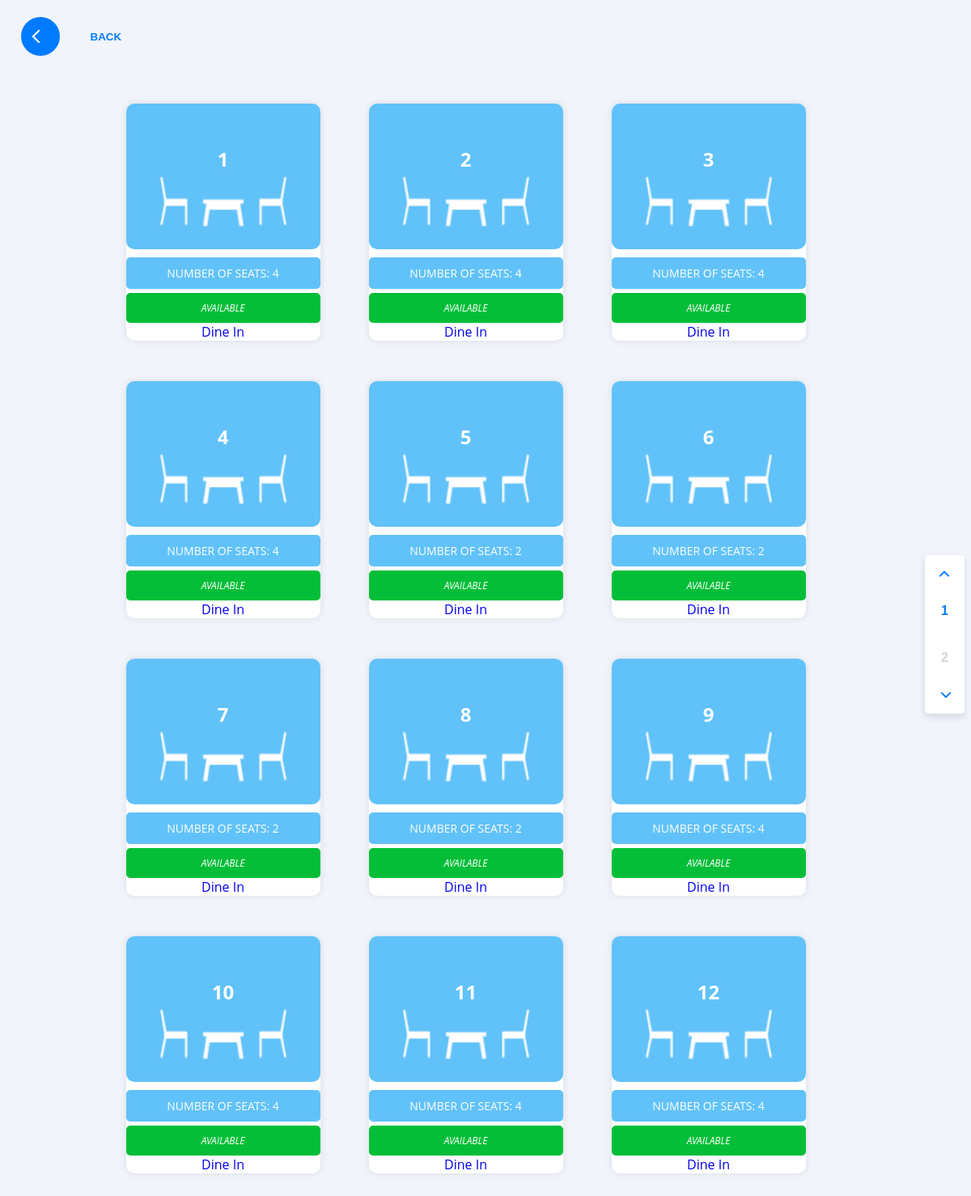
Screenshot of /tables.php?lantai=1 with the database file from the repository.
### tables this page shows
CREATE TABLE `meja` (
  `no_meja` int(2) NOT NULL,
  `jumlah_kursi` int(2) NOT NULL,
  `status_meja` varchar(25) NOT NULL,
  `lantai` int(2) NOT NULL
);

### tables.php (the view, shortened to what this page needs)
<?php
include_once("conn.php");
$targeted_floor = $_GET["lantai"];
$select_query="SELECT * FROM meja WHERE lantai=$targeted_floor";
$select_exec=$conn->query($select_query);
  ?>
<!DOCTYPE html>
<html lang="en">
<head>
    <link rel="stylesheet" href="viewtable.css">
</head>
<body>
    <button onclick="location.href='index.php'" class="learn-more">
        <span class="circle" aria-hidden="true">
            <span class="icon arrow"></span>
        </span>
        <span class="button-text">Back</span>
    </button>
    <div class="container">
        <div class="table-row">
            <?php
        while ($table = $select_exec->fetch(PDO::FETCH_ASSOC)) {
            $table_info = "";
            if ($table["status_meja"] == 0) {
                $status_meja = "AVAILABLE";
                $table_info = "AVAILABLE";
                $img_url = "Data\Images\meja_available.png";
                $btn_alt = "Dine In";
                $btn_url = "dinein.php";
            }
        ?>
            <div class="table-content card mb-3">
                <div class="table-num"><?php echo $table["no_meja"]; ?></div>
                <img src="<?php echo $img_url; ?>" alt="meja_<?php echo $status_meja; ?>" class="card-img-top" />
                <div class="card-body">
                    <div class="table-capacity table-capacity-<?php echo $status_meja; ?>">NUMBER OF SEATS:
                        <?php echo $table["jumlah_kursi"]; ?></div>
                    <div class="table-status table-status-<?php echo $status_meja; ?>">
                        <?php echo $table_info; ?>
                    </div>
                    <a href="<?php echo $btn_url; ?>?table_id=<?php echo $table["no_meja"]; ?>"
                        class="btn btn-primary"><?php echo $btn_alt; ?></a>
                </div>
            </div>
            <?php
        }
    ?>
        </div>
    </div>
    <div class="pagination">
        <button onclick="location.href='tables.php?lantai=1'" class="pagination__arrow pagination__arrow--down">
            <span class="pagination__arrow-half"></span>
            <span class="pagination__arrow-half"></span>
        </button>
        <a href="tables.php?lantai=1">
            <button
                class="pagination__number <?php if ($_GET['lantai'] == 1) echo 'pagination__number--active'; ?>">1</button>
        </a>
        <a href="tables.php?lantai=2">
            <button
                class="pagination__number <?php if ($_GET['lantai'] == 2) echo 'pagination__number--active'; ?>">2</button>
        </a>
        <button onclick="location.href='tables.php?lantai=2'" class="pagination__arrow pagination__arrow--up">
            <span class="pagination__arrow-half"></span>
            <span class="pagination__arrow-half"></span>
        </button>
    </div>
</body>
</html>

### viewtable.css (style rules this page uses)
body { background-color: #F1F4FA; display: flex; justify-content: center; align-items: center; }
a { text-decoration: none; }
.container { position: relative; margin: 90px; display: flex; flex-wrap: wrap; justify-content: center; align-items: center; }
.table-row { justify-content: center; align-items: center; display: flex; flex-wrap: wrap; width: 100%; }
.table-content { position: relative; margin: 30px; font-family: "Open Sans", sans-serif; text-align: center; align-items: center; align-content: center; border: 0; border-radius: 5px; box-shadow: 0 0 10px rgba(0, 0, 0, 0.1); transition: transform 0.3s ease; width: 15rem; }
.table-num { font-size: 24px; font-weight: bold; margin-top: 10px; color: white; position: absolute; width: 100%; height: 40%; top: 0; left: 0; display: flex; justify-content: center; align-items: center; flex-direction: column; border-radius: 5px 5px 0 0; }
.table-capacity, .table-status, .reserve_details { font-size: 14px; color: white; padding: 10px; border-radius: 5px; margin-top: 10px; }
.table-capacity-AVAILABLE { background-color: #61c2f9; }
.table-status { background-color: #04be38; }
.card { width: 15rem; margin-bottom: 20px; border: none; border-radius: 10px; background-color: white; box-shadow: 0 0 10px rgba(0, 0, 0, 0.1); transition: transform 0.3s ease; }
.card-img-top { border-radius: 10px; height: 180px; object-fit: cover; }
.table-content { text-align: center; }
.table-capacity { margin-top: 5px; }
.table-status { margin-top: 5px; font-size: 12px; font-style: italic; }
button { border: none; background-color: transparent; cursor: pointer; }
.pagination { justify-content: center; margin: 0 auto; align-items: center; height: auto; display: flex; flex-direction: column; border-radius: 5px; box-shadow: 0px 4px 8px 0px rgba(31, 41, 55, 0.14); background-color: #fff; position: relative; }
.pagination__number { font-weight: 600; font-size: 16px; color: #d1d5db; }
.pagination__number--active { color: #007bff; position: relative; }
.pagination__number, .pagination__arrow { padding: 20px; }
.pagination__arrow--up { transform: rotate(-90deg); }
.pagination__arrow--down { transform: rotate(90deg); }
.pagination__arrow-half { width: 9px; height: 2px; border-radius: 1px; background-color: #007bff; display: inline-block; position: absolute; transform-origin: 0px; opacity: 1; transition: transform 0.1s ease-in-out, opacity 0.2s ease-in-out; }
.pagination__arrow-half:first-child { transform: translateY(0.5px) rotate(-45deg); }
.pagination__arrow-half:last-child { transform: translateY(-0.5px) rotate(45deg); }
button.learn-more { outline: none; position: fixed; top: 20px; left: 20px; z-index: 999; width: 12rem; height: auto; }
button.learn-more .circle { -webkit-transition: all 0.45s cubic-bezier(0.65, 0, 0.076, 1); transition: all 0.45s cubic-bezier(0.65, 0, 0.076, 1); position: relative; display: block; margin: 0; width: 3rem; height: 3rem; background: #007bff; border-radius: 1.625rem; }
button.learn-more .circle .icon { -webkit-transition: all 0.45s cubic-bezier(0.65, 0, 0.076, 1); transition: all 0.45s cubic-bezier(0.65, 0, 0.076, 1); position: absolute; top: 0; bottom: 0; margin: auto; background: #fff; }
button.learn-more .circle .icon.arrow { -webkit-transition: all 0.45s cubic-bezier(0.65, 0, 0.076, 1); transition: all 0.45s cubic-bezier(0.65, 0, 0.076, 1); left: 0.999rem; width: 1.125rem; height: 0.125rem; background: none; }
button.learn-more .circle .icon.arrow::before { position: absolute; content: ""; top: -0.29rem; right: 0.3999rem; width: 0.625rem; height: 0.625rem; border-top: 0.125rem solid #fff; border-right: 0.125rem solid #fff; -webkit-transform: rotate(-90deg); -ms-transform: rotate(-90deg); transform: rotate(-135deg); }
button.learn-more .button-text { -webkit-transition: all 0.45s cubic-bezier(0.65, 0, 0.076, 1); transition: all 0.45s cubic-bezier(0.65, 0, 0.076, 1); position: absolute; top: 3px; left: 0; right: 0; bottom: 0; padding: 0.75rem 0; margin: 0 0 0 1.85rem; color: #007bff; font-weight: 700; line-height: 1.6; text-align: center; text-transform: uppercase; }

### rows the page displays
meja: no_meja "1", jumlah_kursi "4", status_meja "AVAILABLE", status_meja "Dine In"
meja: no_meja "2", jumlah_kursi "4", status_meja "AVAILABLE", status_meja "Dine In"
meja: no_meja "3", jumlah_kursi "4", status_meja "AVAILABLE", status_meja "Dine In"
meja: no_meja "4", jumlah_kursi "4", status_meja "AVAILABLE", status_meja "Dine In"
meja: no_meja "5", jumlah_kursi "2", status_meja "AVAILABLE", status_meja "Dine In"
meja: no_meja "6", jumlah_kursi "2", status_meja "AVAILABLE", status_meja "Dine In"
meja: no_meja "7", jumlah_kursi "2", status_meja "AVAILABLE", status_meja "Dine In"
meja: no_meja "8", jumlah_kursi "2", status_meja "AVAILABLE", status_meja "Dine In"
meja: no_meja "9", jumlah_kursi "4", status_meja "AVAILABLE", status_meja "Dine In"
meja: no_meja "10", jumlah_kursi "4", status_meja "AVAILABLE", status_meja "Dine In"
meja: no_meja "11", jumlah_kursi "4", status_meja "AVAILABLE", status_meja "Dine In"
meja: no_meja "12", jumlah_kursi "4", status_meja "AVAILABLE", status_meja "Dine In"
